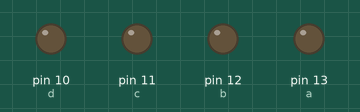
Simulated run of this sketch. Board: Arduino Uno, built with avr-gcc and run on an emulated ATmega328P. Shown: output pins drawn as LEDs (lit = HIGH).

Above: at 0.5 s.
At 2.5 s:
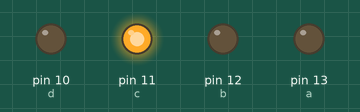
At 4.5 s:
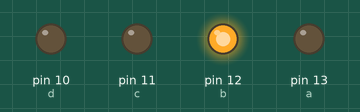
At 9.5 s:
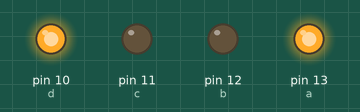
At 13.5 s:
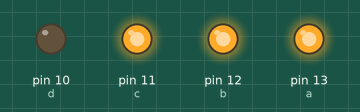
At 18.5 s:
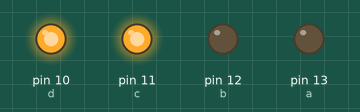
Timing chart, 0 to 19.5 s (numbered marks = the images above):
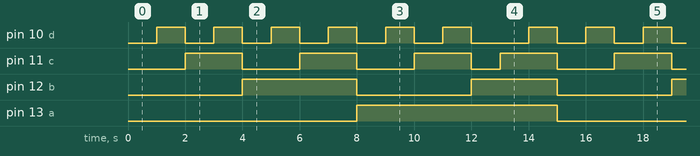

The sketch:

sketch_jan01b.ino
```cpp
int a=13;
int b=12;
int c=11;
int d=10;
int d1=1000;


void setup() {
pinMode(a,OUTPUT);
pinMode(b,OUTPUT);
pinMode(c,OUTPUT);
pinMode(d,OUTPUT);
}

void loop() {
digitalWrite(a,LOW);
digitalWrite(b,LOW);
digitalWrite(c,LOW);
digitalWrite(d,LOW);//
delay(d1);
digitalWrite(a,LOW);
digitalWrite(b,LOW);
digitalWrite(c,LOW);
digitalWrite(d,HIGH);//
delay(d1);
digitalWrite(a,LOW);
digitalWrite(b,LOW);
digitalWrite(c,HIGH);
digitalWrite(d,LOW);//
delay(d1);
digitalWrite(a,LOW);
digitalWrite(b,LOW);
digitalWrite(c,HIGH);
digitalWrite(d,HIGH);//
delay(d1);
digitalWrite(a,LOW);
digitalWrite(b,HIGH);
digitalWrite(c,LOW);
digitalWrite(d,LOW);//
delay(d1);
digitalWrite(a,LOW);
digitalWrite(b,HIGH);
digitalWrite(c,LOW);
digitalWrite(d,HIGH);//
delay(d1);
digitalWrite(a,LOW);
digitalWrite(b,HIGH);
digitalWrite(c,HIGH);
digitalWrite(d,LOW);//
delay(d1);
digitalWrite(a,LOW);
digitalWrite(b,HIGH);
digitalWrite(c,HIGH);
digitalWrite(d,HIGH);//
delay(d1);
digitalWrite(a,HIGH);
digitalWrite(b,LOW);
digitalWrite(c,LOW);
digitalWrite(d,LOW);//
delay(d1);
digitalWrite(a,HIGH);
digitalWrite(b,LOW);
digitalWrite(c,LOW);
digitalWrite(d,HIGH);//
delay(d1);
digitalWrite(a,HIGH);
digitalWrite(b,LOW);
digitalWrite(c,HIGH);
digitalWrite(d,LOW);//
delay(d1);
digitalWrite(a,HIGH);
digitalWrite(b,LOW);
digitalWrite(c,HIGH);
digitalWrite(d,HIGH);//
delay(d1);
digitalWrite(a,HIGH);
digitalWrite(b,HIGH);
digitalWrite(c,LOW);
digitalWrite(d,LOW);//
delay(d1);
digitalWrite(a,HIGH);
digitalWrite(b,HIGH);
digitalWrite(c,HIGH);
digitalWrite(d,LOW);//
delay(d1);
digitalWrite(a,HIGH);
digitalWrite(b,HIGH);
digitalWrite(c,HIGH);
digitalWrite(d,HIGH);//
delay(d1);

}
```

Measured:
- by itself, pin 10 (d): repeats every 15.0 s: 5 × (LOW 1.0 s, HIGH 1.0 s), LOW 2.0 s, HIGH 1.0 s, LOW 1.0 s, HIGH 1.0 s
- by itself, pin 11 (c): repeats every 15.0 s: 2 × (LOW 2.0 s, HIGH 2.0 s), LOW 1.0 s, HIGH 2.0 s, LOW 2.0 s, HIGH 2.0 s
- by itself, pin 12 (b): repeats every 15.0 s: LOW 4.0 s, HIGH 3.0 s, LOW 4.0 s, HIGH 4.0 s
- by itself, pin 13 (a): alternates HIGH for 7.0 s and LOW for 8.0 s
